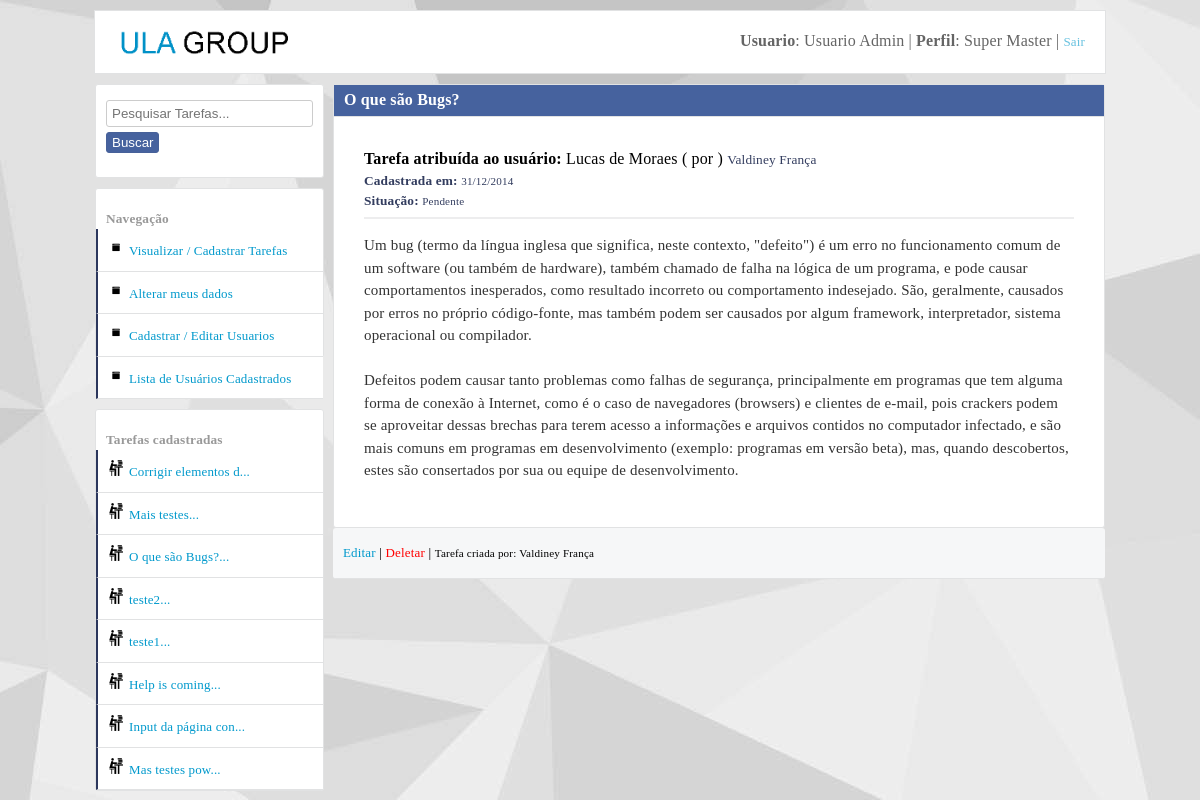
/visualizar_tarefa_completa.php?textoCompleto&id=14 (signed in), run on the app's committed database.
### tables this page shows
CREATE TABLE IF NOT EXISTS `tarefas` (
  `id` int(11) NOT NULL AUTO_INCREMENT,
  `titulo` varchar(50) NOT NULL,
  `texto` text NOT NULL,
  `vinculoUsuario` int(11) NOT NULL,
  `dataCadastro` varchar(10) NOT NULL,
  `situacao` int(11) DEFAULT NULL,
  `dataAcao` varchar(10) DEFAULT NULL,
  `criadorDaTarefa` int(11) NOT NULL,
  PRIMARY KEY (`id`),
  KEY `fk_criador_da_tarefa` (`criadorDaTarefa`),
  KEY `fk_quem_vai_fazer_a_tarefa` (`vinculoUsuario`)
);

CREATE TABLE IF NOT EXISTS `usuarios` (
  `id` int(11) NOT NULL AUTO_INCREMENT,
  `nome` varchar(40) NOT NULL,
  `login` varchar(40) NOT NULL,
  `senha` varchar(10) NOT NULL,
  `dataCadastro` varchar(10) NOT NULL,
  `perfil` int(11) NOT NULL,
  `perfil_master_master` int(11) DEFAULT NULL,
  PRIMARY KEY (`id`)
);

### Container.class.php (called while the page is built, shortened)
<?php
class Container
{
	public static function getUsuario()
	{
		$usuario = new UsuarioModel(self::getConexao());
		return $usuario;
	}
	public static function getConexao()
	{
		$servidor = "false";
		if ($servidor == "true")
		{
			$conexao = new Conexao("mysql.hostinger.com.br","u592982482_ney","u592982482_ney","32402709ney");
		}
		else
		{
			$conexao = new Conexao("localhost","tarefas","root","");
		}
	    return $conexao;
	}
}

### db/Conexao.class.php (called while the page is built, shortened)
<?php
class Conexao implements ConexaoInterface
{
	private $host;
	private $db;
	private $user;
	private $password;
	public function __construct($host, $db, $user, $password)
	{
		$this->host = $host;
		$this->db = $db;
		$this->user = $user;
		$this->password = $password;
	}
	public function connect()
	{
		return new \PDO("mysql:host={$this->host};dbname={$this->db}",$this->user,$this->password);
	}
}

### models/UsuarioModel.class.php (called while the page is built, shortened)
<?php
class UsuarioModel
{
	private $tableName = "usuarios";
	private $db;
	public function __construct(ConexaoInterface $conexao)
	{
		$this->db = $conexao->connect();
	}
	public function listarWhere($campo, $valor)
	{
		if ($campo == "id")
		{
			$valor = (int) $valor;
		}
		$query = $this->db->prepare("select * from {$this->tableName} where {$campo} = ?");
		$query->execute(array($valor));
		return $query->fetchAll(PDO::FETCH_OBJ);
	}
	public function colecaoUsuarioTarefas()
	{
		$query = $this->db->prepare("select usuarios.id as idUsuario, tarefas.id as idTarefas,
        nome, login, perfil, usuarios.dataCadastro as usuarioDataDoCadastro,
        titulo, texto, tarefas.dataCadastro as tarefasDataDoCadastro,
        situacao, dataAcao, criadorDaTarefa, vinculoUsuario
        from usuarios join tarefas on tarefas.criadorDaTarefa =
        usuarios.id order by tarefas.id desc");
        $query->execute();
		return $query->fetchAll(PDO::FETCH_OBJ);
	}
	public function colecaoUsuarioTarefasWhere($campo, $valor)
	{
		if ($campo == "tarefas.id")
		{
			$valor = (int) $valor;
		}
		$query = $this->db->prepare("select usuarios.id as idUsuario, tarefas.id as idTarefas,
        nome, login, perfil, usuarios.dataCadastro as usuarioDataDoCadastro,
        titulo, texto, tarefas.dataCadastro as tarefasDataDoCadastro,
        situacao, dataAcao, criadorDaTarefa, vinculoUsuario
        from usuarios join tarefas on tarefas.criadorDaTarefa =
        usuarios.id where {$campo} = ?");
        $query->execute(array($valor));
		return $query->fetchAll(PDO::FETCH_OBJ);
	}
}

### visualizar_tarefa_completa.php (called while the page is built)
<?php
require_once("dashboard.php");
?>

### utilidades/functions.php (called while the page is built, shortened)
<?php
function DelimitarPorTamnho($entrada,$tamanho,$acabamento)
{
	$saida = str_split($entrada,$tamanho);
    return $saida[0].$acabamento;
}
function situacaoTarefa($situacao)
{
	if ($situacao == "1")
	{
		return "Pendente";
	}
	elseif ($situacao == "2")
	{
		return "Sendo Feita";
	}
	elseif ($situacao == "3")
	{
		return "Feita";
	}
}

### layout_parts/area_left.php (the view, shortened to what this page needs)
<div id="main-area-left">
<section class="left">
<div class="div_oculta_left">
<form method="get" action="dashboard.php">
	<input type="search" name="input_pesquisa" id="input_pesquisa" placeholder="Pesquisar Tarefas...">
	<button type="submit" class="button-postar">Buscar</button>
</form>
</div>
</section>
<section class="left">
<br>
<b>Navegação</b>
<ul id="menu-left" class="cadastrar-usuario">
	<li><a href="dashboard.php">Visualizar / Cadastrar Tarefas</a></li>
	<li><a href="alterar_meus_dados.php?alterarMeusDados">Alterar meus dados</a></li>
	<?php if ($_SESSION["perfil"] == "1"): ?>
	<li><a href="cadastrar_usuarios.php">Cadastrar / Editar Usuarios</a></li>
	<?php endif; ?>
</ul>
</section>
<ul id="menu-left" class="cadastrar-usuario">
<li><a href="#" class="show_menu_usuarios_cadastrados">Lista de Usuários Cadastrados</a></li>
</ul>
<section class="left">
<br>
<b>Tarefas cadastradas</b>
<ul id="menu-left" class="cadastrar-usuario">
	<?php foreach($usuario->colecaoUsuarioTarefas() as $listar):?>
	  <li><a class="link-arquivos" href="visualizar_tarefa_completa.php?textoCompleto&id=<?php echo $listar->idTarefas; ?>" title="<?php echo $listar->titulo . ": (" . $listar->tarefasDataDoCadastro ." )"; ?>"><?php echo DelimitarPorTamnho($listar->titulo, 20, "..."); ?></a></li>
    <?php endforeach; ?>
</ul>
</section>
</div>

### layout_parts/area_textarea_postagem_completa.php (shortened to what this page needs)
<?php foreach($usuario->colecaoUsuarioTarefasWhere("tarefas.id",$id) as $listar):
foreach($usuario->listarWhere("id",$listar->vinculoUsuario) as $list)
{
	$_nomeDoUsuarioTarefaAtibuida = $list->nome;
}
?>
<section class="areas apresenta-tarefas">
<h1 class="h1-title-tarefas"><?php echo $listar->titulo; ?></h1>
<div class="info-areas">
<b>Tarefa atribuída ao usuário:</b> <?php echo $_nomeDoUsuarioTarefaAtibuida; ?></small> ( por ) <small><?php echo $listar->nome; ?><br>
<b>Cadastrada em:</b> <small><?php echo $listar->tarefasDataDoCadastro; ?></small> <br>
<b>Situação:</b> <small><?php echo situacaoTarefa($listar->situacao); ?></small> <br>
<hr>
<p><?php echo nl2br($listar->texto); ?></p>
</div>
</section>
<div class="footer-areas">
<?php
if ($_SESSION["perfil"] == "1"):
?>
 <a href="editar_tarefas.php?editar&id=<?php echo $listar->idTarefas;?>" class="editar" title="Editar essa Tarefa">Editar</a> |
 <a href="tarefa_controller.php?deletar&id=<?php echo $listar->idTarefas;?>" class="deletar" title="Deletar essa Tarefa">Deletar</a> |
 <small>Tarefa criada por: <?php echo $listar->nome; ?></small>
<?php endif; ?>
</div>
<?php endforeach; ?>

### css/style.css (style rules this page uses)
body { background:#e9eaed; font-family:Tahoma!important; margin:0; margin-top:10px; font-family: "freight-text-pro",Georgia,Cambria,"Times New Roman",Times,serif; letter-spacing: 0.01rem; font-weight: 400; font-style: normal; line-height: 1.5; background-image:url("css_img/fundo.jpg")!important; background-attachment: fixed; }
.areas { width:750px; height:auto; min-height:200px; background:#ffffff; margin:auto; border-radius:3px; border:1px solid #e1e2e3; margin-top:0px; padding:10px; }
.apresenta-tarefas h1 { display:block; padding:10px; padding-bottom:1px; background:#f6f7f8; padding-top:0!important; line-height:30px!important; border-bottom:1px solid #e1e2e3; margin-bottom:0!important; }
.apresenta-tarefas { padding:0; width:770px; }
.apresenta-tarefas small { color:#333d5f; }
hr { opacity:0.60; border:1px solid #e1e2e3; }
.info-areas { padding:30px; font-family: "freight-text-pro",Georgia,Cambria,"Times New Roman",Times,serif; letter-spacing: 0.01rem; font-weight: 400; font-style: normal; line-height: 1.5; }
.info-areas p { font-size:15px; }
.footer-areas { display:block; padding:0; padding-bottom:1px; background:#f6f7f8; padding-top:10!important; padding-bottom:10!important; line-height:30px!important; border-bottom:1px solid #e1e2e3; min-height:10px; border-radius:3px; border-left:0; border-right:0; padding-left:10px; margin-bottom:10px; }
.areas p { color:#333333; }
.areas h1,h2,h3,h4 { margin:0; margin-bottom:10px; color:#999999; }
.button-postar { padding:5px; background:#46629e; border:1px solid #476199; border-radius:3px; color:white; margin:11px 0px; cursor:pointer; font-weight:bold; }
#main-area-left { width:229px; }
.left { width:227px; background:white; height:auto; margin-top:10px; border:1px solid #e1e2e3; border-radius:3px; }
.left b { margin-left:10px; margin-top:10px!important; color:#999999; }
input { width:300px; padding:5px; border-radius:3px; border:1px solid #cccccc; outline:none; margin-top:5px; margin-bottom:5px; }
button { margin-top:8px; }
a { color:#0099cc; font-size:13px; text-decoration:none; }
ul { margin:0; padding:0; list-style:none; }
#menu-left a { display:block; padding:10px; background:white; border-bottom:1px solid #e1e2e3; border-left:2px solid #2c375d; }
.cadastrar-usuario a::before { content: url(css_img/icone_cadastrar_usuario.png); margin-right:5px; }
.link-arquivos::before { content: url(css_img/icone_arquivos.png)!important; margin-right:5px; }
.deletar { color:#ff0000; }
.h1-title-tarefas { background:#46629e!important; color:white!important; }
.show_menu_usuarios_cadastrados { display:block; padding-top:10px; padding-bottom:10px; background:white; width:205px; border-left:2px solid #009900; margin-left:1px; margin-top:-1px; }
.div_oculta_left { padding:10px; padding-bottom:0; }
.div_oculta_left input { width:207px; }
.div_oculta_left button { margin-top:0px; padding-top:2px; padding-bottom:2px; font-weight:normal; }

### css/SimpleAnimationCSS.css (style rules this page uses)
.comes-here { -webkit-animation:comes-here 1.5s 1; -moz-animation:comes-here 1.5s 1; -o-animation:comes-here 1.5s 1; -ms-animation:comes-here 1.5s 1; }

### data on the page
tarefas: titulo "O que são Bugs?", vinculoUsuario.nome "Lucas de Moraes", criadorDaTarefa.nome "Valdiney França", dataCadastro "31/12/2014", situacao "Pendente", texto "Um bug (termo da língua inglesa que significa, neste contexto, \"defeito\") é um erro no funcionamento comum de um software (ou também de hardware), também chamado de falha na lógica de um programa, e pode causar comportamentos inesperados, como resultado incorreto ou comportamento indesejado. São, geralmente, causados por erros no próprio código-fonte, mas também podem ser causados por algum framework, interpretador, sistema operacional ou compilador. Defeitos podem causar tanto problemas como falhas de segurança, principalmente em programas que tem alguma forma de conexão à Internet, como é o caso de navegadores (browsers) e clientes de e-mail, pois crackers podem se aproveitar dessas…", titulo "O que são Bugs?..."
tarefas: titulo "Corrigir elementos d..."
tarefas: titulo "Mais testes..."
tarefas: titulo "teste2..."
tarefas: titulo "teste1..."
tarefas: titulo "Help is coming..."
tarefas: titulo "Input da página con..."
tarefas: titulo "Mas testes pow..."

### other printed values
$_SESSION["nome"] "Usuario Admin"
$tipoPerfil "Super Master"
